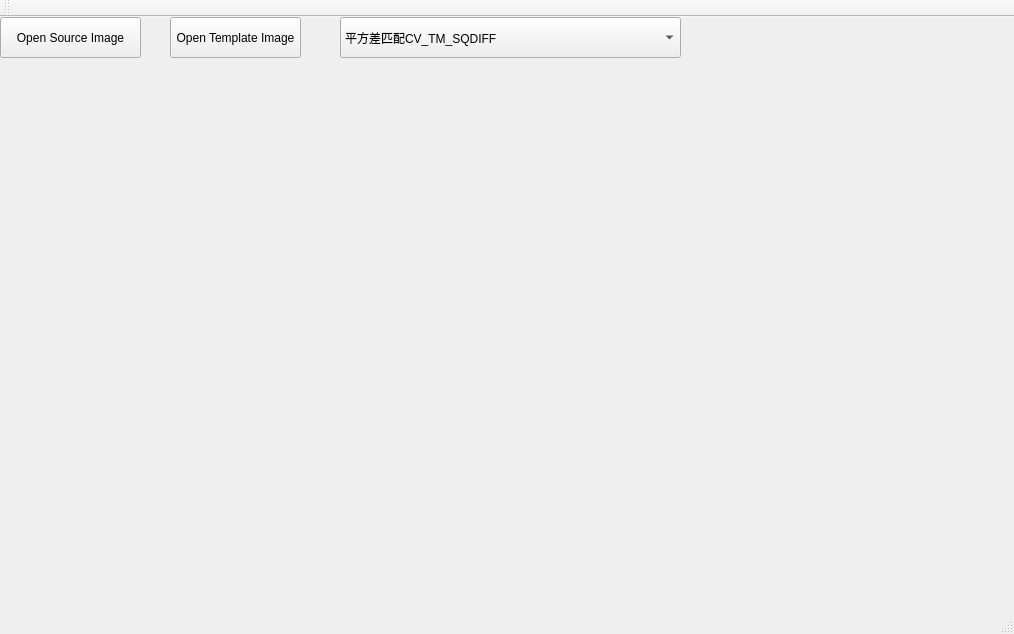
<?xml version="1.0" encoding="UTF-8"?>
<ui version="4.0">
 <class>MainWindow</class>
 <widget class="QMainWindow" name="MainWindow">
  <property name="geometry">
   <rect>
    <x>0</x>
    <y>0</y>
    <width>1014</width>
    <height>634</height>
   </rect>
  </property>
  <property name="windowTitle">
   <string>MainWindow</string>
  </property>
  <widget class="QWidget" name="centralWidget">
   <widget class="QPushButton" name="OpenTemplateImageButton">
    <property name="geometry">
     <rect>
      <x>170</x>
      <y>0</y>
      <width>131</width>
      <height>41</height>
     </rect>
    </property>
    <property name="text">
     <string>Open Template Image</string>
    </property>
   </widget>
   <widget class="QPushButton" name="OpenSourceImageButton">
    <property name="geometry">
     <rect>
      <x>0</x>
      <y>0</y>
      <width>141</width>
      <height>41</height>
     </rect>
    </property>
    <property name="text">
     <string>Open Source Image</string>
    </property>
   </widget>
   <widget class="QLabel" name="DisplayTemplateImageLabel">
    <property name="geometry">
     <rect>
      <x>510</x>
      <y>50</y>
      <width>411</width>
      <height>291</height>
     </rect>
    </property>
    <property name="text">
     <string/>
    </property>
   </widget>
   <widget class="QLabel" name="DisplaySourceImageLabel">
    <property name="geometry">
     <rect>
      <x>10</x>
      <y>50</y>
      <width>461</width>
      <height>391</height>
     </rect>
    </property>
    <property name="text">
     <string/>
    </property>
   </widget>
   <widget class="QComboBox" name="comboBox">
    <property name="geometry">
     <rect>
      <x>340</x>
      <y>0</y>
      <width>341</width>
      <height>41</height>
     </rect>
    </property>
    <item>
     <property name="text">
      <string>平方差匹配CV_TM_SQDIFF</string>
     </property>
    </item>
    <item>
     <property name="text">
      <string>标准平方差匹配CV_TM_SQDIFF_NORMED</string>
     </property>
    </item>
    <item>
     <property name="text">
      <string>相关匹配CV_TM_CCORR</string>
     </property>
    </item>
    <item>
     <property name="text">
      <string>标准相关匹配CV_TM_CCORR_NORMED</string>
     </property>
    </item>
    <item>
     <property name="text">
      <string>相关匹配CV_TM_CCOEFF</string>
     </property>
    </item>
    <item>
     <property name="text">
      <string>标准相关匹配CV_TM_CCOEFF_NORMED</string>
     </property>
    </item>
   </widget>
  </widget>
  <widget class="QMenuBar" name="menuBar">
   <property name="geometry">
    <rect>
     <x>0</x>
     <y>0</y>
     <width>1014</width>
     <height>23</height>
    </rect>
   </property>
  </widget>
  <widget class="QToolBar" name="mainToolBar">
   <attribute name="toolBarArea">
    <enum>TopToolBarArea</enum>
   </attribute>
   <attribute name="toolBarBreak">
    <bool>false</bool>
   </attribute>
  </widget>
  <widget class="QStatusBar" name="statusBar"/>
 </widget>
 <layoutdefault spacing="6" margin="11"/>
 <resources/>
 <connections/>
</ui>
